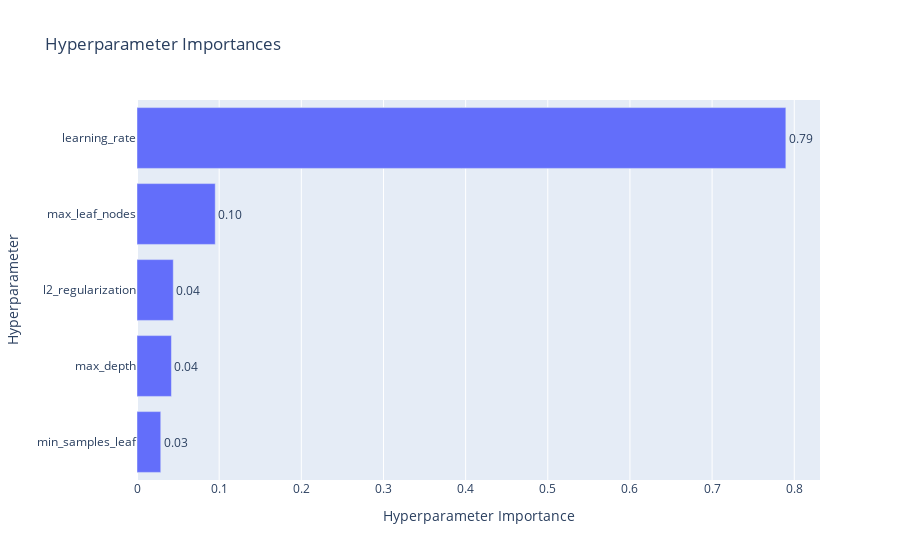

Notebook code cell kept with this figure:
### Code cell
# Plot parameter importances
plot_param_importances(study)

### Figure 1 — Plotly figure (JSON) as saved in the notebook; plotly's stock layout.template omitted (floating-point values rounded to 4 significant figures)
{"data": [{"cliponaxis": false, "hovertemplate": ["min_samples_leaf (IntDistribution): 0.02891624497039398<extra></extra>", "max_depth (IntDistribution): 0.0419238935375795<extra></extra>", "l2_regularization (FloatDistribution): 0.044158897792928725<extra></extra>", "max_leaf_nodes (IntDistribution): 0.09523892743655007<extra></extra>", "learning_rate (FloatDistribution): 0.7897620362625477<extra></extra>"], "name": "Objective Value", "orientation": "h", "text": ["0.03", "0.04", "0.04", "0.10", "0.79"], "textposition": "outside", "type": "bar", "x": [0.02892, 0.04192, 0.04416, 0.09524, 0.7898], "y": ["min_samples_leaf", "max_depth", "l2_regularization", "max_leaf_nodes", "learning_rate"]}], "layout": {"title": {"text": "Hyperparameter Importances"}, "xaxis": {"title": {"text": "Hyperparameter Importance"}}, "yaxis": {"title": {"text": "Hyperparameter"}}}}
